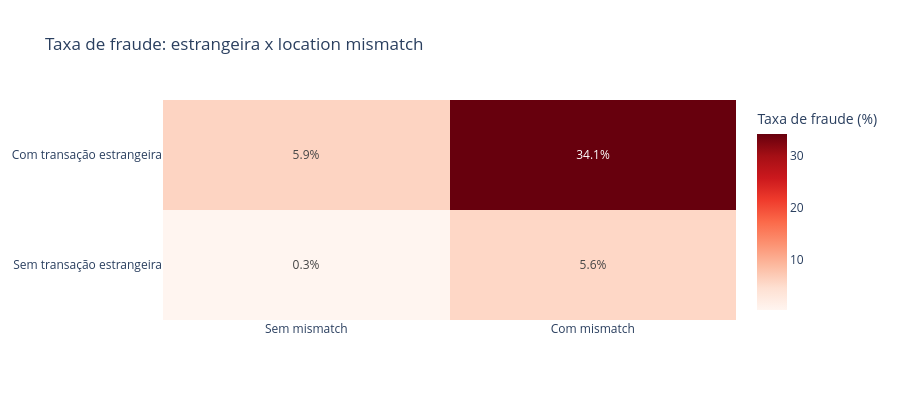

Notebook code for this chart:
### Markdown cell above
<div id="cruzada"></div>

## 7. Análise Cruzada

### Code cell
combo = df.groupby(['foreign_transaction', 'location_mismatch'])['is_fraud'].agg(
    total='count',
    fraudes='sum',
).assign(taxa_fraude=lambda x: (x['fraudes'] / x['total'] * 100))

combo.round(2)

# correlações lineares com a fraude (só colunas numéricas)
df.select_dtypes('number').corr()['is_fraud'].round(3).sort_values(ascending=False)

combo_taxa = (
    df.groupby(['foreign_transaction', 'location_mismatch'])['is_fraud'].mean() * 100
).unstack()

fig = go.Figure(
    go.Heatmap(
        z=combo_taxa.values,
        x=['Sem mismatch', 'Com mismatch'],
        y=['Sem transação estrangeira', 'Com transação estrangeira'],
        colorscale='Reds',
        text=[[f'{v:.1f}%' for v in row] for row in combo_taxa.values],
        texttemplate='%{text}',
        colorbar=dict(title='Taxa de fraude (%)'),
    )
)
fig.update_layout(height=400, title_text='Taxa de fraude: estrangeira x location mismatch')


fig.show()

corr = df.select_dtypes('number').corr()

plt.figure(figsize=(10, 8))
sns.heatmap(corr, annot=True, fmt='.2f', cmap='coolwarm', center=0,
            linewidths=0.5, square=True)
plt.title('Correlação entre variáveis')

plt.show()

### Figure 1 — Plotly figure (JSON) as saved in the notebook; plotly's stock layout.template omitted (floating-point values rounded to 4 significant figures)
{"data": [{"colorbar": {"title": {"text": "Taxa de fraude (%)"}}, "colorscale": [[0, "rgb(255,245,240)"], [0.125, "rgb(254,224,210)"], [0.25, "rgb(252,187,161)"], [0.375, "rgb(252,146,114)"], [0.5, "rgb(251,106,74)"], [0.625, "rgb(239,59,44)"], [0.75, "rgb(203,24,29)"], [0.875, "rgb(165,15,21)"], [1, "rgb(103,0,13)"]], "text": [["0.3%", "5.6%"], ["5.9%", "34.1%"]], "texttemplate": "%{text}", "type": "heatmap", "x": ["Sem mismatch", "Com mismatch"], "y": ["Sem transação estrangeira", "Com transação estrangeira"], "z": [[0.3152, 5.57], [5.935, 34.12]]}], "layout": {"height": 400, "title": {"text": "Taxa de fraude: estrangeira x location mismatch"}}}
